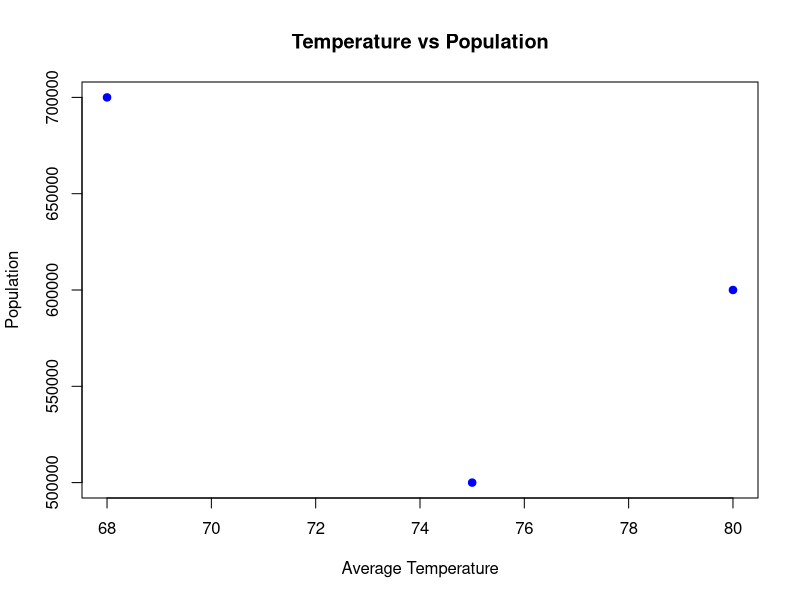

Generate this figure with R:
data <- read.csv("GeographicData.csv")

plot(data$Avg_Temperature,
     data$Population,
     pch=19,
     col="blue",
     xlab="Average Temperature",
     ylab="Population",
     main="Temperature vs Population")

print(data)
